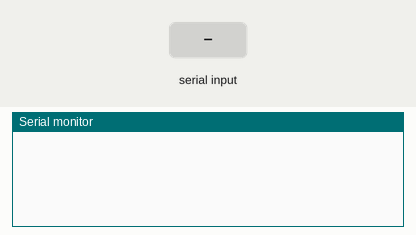
A sketch run on a simulated Arduino Uno, built with avr-gcc and run on an emulated ATmega328P. Shown: the last lines printed to the serial monitor. The inputs (shaded band) are chosen by the test bench.

Above: at 1.2 s.
1.3 s: "getDateTime" received over Serial
At 3.0 s:
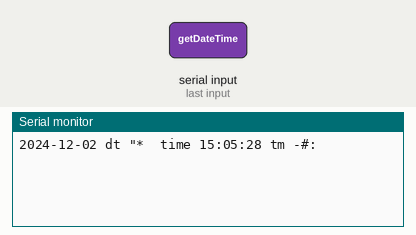
3.3 s: "1" received over Serial
At 4.6 s:
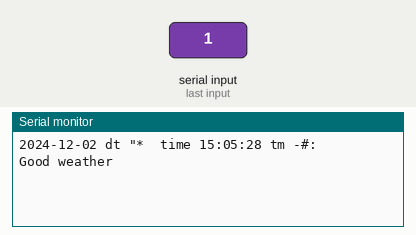

Measured:
- after the input at 1.3 s, the serial monitor: prints a new line after 0.50 s (image 1)
- after the input at 3.3 s, the serial monitor: prints a new line after 0.50 s (image 2)

The sketch:

server_stub.ino
```cpp
// подключение библиотек
#define USE_SERIAL Serial
void setup() {
  USE_SERIAL.begin(115200);
  USE_SERIAL.setTimeout(500);
}
void loop() {
  uint8_t handleMessage = 0;
  if(USE_SERIAL.available() > 0)
  {
    String UARTdat = USE_SERIAL.readString();
    if (UARTdat.indexOf("getDateTime") > -1){
        USE_SERIAL.print("2024-12-02 dt \"*  time 15:05:28 tm -#:\r\n");
    }
    else {
      USE_SERIAL.print("Good weather\r\n");
    }
  }
}
```
